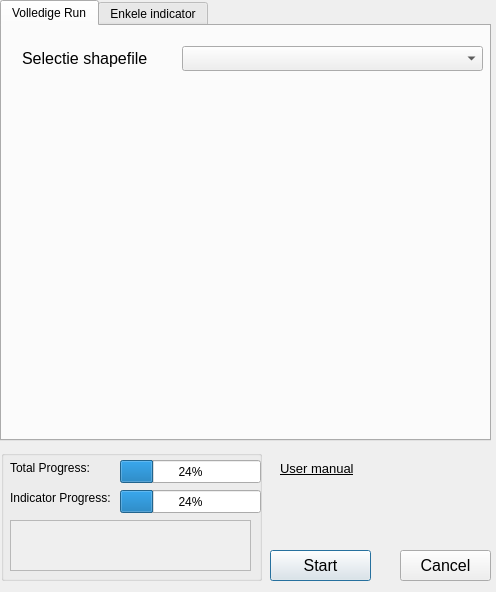
<?xml version="1.0" encoding="UTF-8"?>
<ui version="4.0">
 <class>miROKDialogBase</class>
 <widget class="QDialog" name="miROKDialogBase">
  <property name="geometry">
   <rect>
    <x>0</x>
    <y>0</y>
    <width>496</width>
    <height>592</height>
   </rect>
  </property>
  <property name="windowTitle">
   <string>miROK</string>
  </property>
  <widget class="QProgressBar" name="totalProgressBar">
   <property name="geometry">
    <rect>
     <x>120</x>
     <y>460</y>
     <width>141</width>
     <height>23</height>
    </rect>
   </property>
   <property name="value">
    <number>24</number>
   </property>
  </widget>
  <widget class="QPushButton" name="startButton">
   <property name="geometry">
    <rect>
     <x>270</x>
     <y>550</y>
     <width>101</width>
     <height>31</height>
    </rect>
   </property>
   <property name="font">
    <font>
     <pointsize>12</pointsize>
    </font>
   </property>
   <property name="cursor">
    <cursorShape>PointingHandCursor</cursorShape>
   </property>
   <property name="text">
    <string>Start</string>
   </property>
  </widget>
  <widget class="QPushButton" name="cancelButton">
   <property name="geometry">
    <rect>
     <x>400</x>
     <y>550</y>
     <width>91</width>
     <height>31</height>
    </rect>
   </property>
   <property name="font">
    <font>
     <pointsize>12</pointsize>
    </font>
   </property>
   <property name="cursor">
    <cursorShape>PointingHandCursor</cursorShape>
   </property>
   <property name="text">
    <string>Cancel</string>
   </property>
  </widget>
  <widget class="QProgressBar" name="progressBar">
   <property name="geometry">
    <rect>
     <x>120</x>
     <y>490</y>
     <width>141</width>
     <height>23</height>
    </rect>
   </property>
   <property name="value">
    <number>24</number>
   </property>
  </widget>
  <widget class="QLabel" name="label_2">
   <property name="geometry">
    <rect>
     <x>10</x>
     <y>460</y>
     <width>81</width>
     <height>16</height>
    </rect>
   </property>
   <property name="text">
    <string>Total Progress:</string>
   </property>
  </widget>
  <widget class="QLabel" name="label_3">
   <property name="geometry">
    <rect>
     <x>10</x>
     <y>490</y>
     <width>101</width>
     <height>16</height>
    </rect>
   </property>
   <property name="text">
    <string>Indicator Progress:</string>
   </property>
  </widget>
  <widget class="QTextEdit" name="logWindow">
   <property name="enabled">
    <bool>false</bool>
   </property>
   <property name="geometry">
    <rect>
     <x>10</x>
     <y>520</y>
     <width>241</width>
     <height>51</height>
    </rect>
   </property>
  </widget>
  <widget class="QGroupBox" name="groupBox">
   <property name="geometry">
    <rect>
     <x>1</x>
     <y>450</y>
     <width>261</width>
     <height>131</height>
    </rect>
   </property>
   <property name="title">
    <string/>
   </property>
  </widget>
  <widget class="QTabWidget" name="tabWidget">
   <property name="geometry">
    <rect>
     <x>0</x>
     <y>0</y>
     <width>491</width>
     <height>441</height>
    </rect>
   </property>
   <property name="currentIndex">
    <number>0</number>
   </property>
   <widget class="QWidget" name="tabAll">
    <attribute name="title">
     <string>Volledige Run</string>
    </attribute>
    <widget class="QComboBox" name="shapeSelect">
     <property name="geometry">
      <rect>
       <x>180</x>
       <y>20</y>
       <width>301</width>
       <height>25</height>
      </rect>
     </property>
     <property name="font">
      <font>
       <pointsize>12</pointsize>
      </font>
     </property>
    </widget>
    <widget class="QLabel" name="label">
     <property name="geometry">
      <rect>
       <x>20</x>
       <y>20</y>
       <width>131</width>
       <height>25</height>
      </rect>
     </property>
     <property name="font">
      <font>
       <pointsize>12</pointsize>
      </font>
     </property>
     <property name="text">
      <string>Selectie shapefile</string>
     </property>
    </widget>
   </widget>
   <widget class="QWidget" name="tabEnkel">
    <attribute name="title">
     <string>Enkele indicator</string>
    </attribute>
    <widget class="QComboBox" name="indicatorShapeSelect">
     <property name="geometry">
      <rect>
       <x>180</x>
       <y>380</y>
       <width>301</width>
       <height>25</height>
      </rect>
     </property>
     <property name="font">
      <font>
       <pointsize>12</pointsize>
      </font>
     </property>
    </widget>
    <widget class="QLabel" name="label_4">
     <property name="geometry">
      <rect>
       <x>20</x>
       <y>380</y>
       <width>131</width>
       <height>21</height>
      </rect>
     </property>
     <property name="font">
      <font>
       <pointsize>12</pointsize>
      </font>
     </property>
     <property name="text">
      <string>Selectie shapefile</string>
     </property>
    </widget>
    <widget class="QLabel" name="label_5">
     <property name="geometry">
      <rect>
       <x>20</x>
       <y>20</y>
       <width>131</width>
       <height>25</height>
      </rect>
     </property>
     <property name="font">
      <font>
       <pointsize>12</pointsize>
      </font>
     </property>
     <property name="text">
      <string>Indicator</string>
     </property>
    </widget>
    <widget class="QComboBox" name="inputFileSelect">
     <property name="geometry">
      <rect>
       <x>180</x>
       <y>80</y>
       <width>301</width>
       <height>25</height>
      </rect>
     </property>
     <property name="font">
      <font>
       <pointsize>12</pointsize>
      </font>
     </property>
    </widget>
    <widget class="QLabel" name="inputFileLabel">
     <property name="geometry">
      <rect>
       <x>20</x>
       <y>80</y>
       <width>131</width>
       <height>25</height>
      </rect>
     </property>
     <property name="font">
      <font>
       <pointsize>12</pointsize>
      </font>
     </property>
     <property name="text">
      <string>Input File</string>
     </property>
    </widget>
    <widget class="QGroupBox" name="groupBox_2">
     <property name="geometry">
      <rect>
       <x>10</x>
       <y>110</y>
       <width>631</width>
       <height>261</height>
      </rect>
     </property>
     <property name="title">
      <string>Extra parameters</string>
     </property>
     <widget class="QLabel" name="wegenLabel">
      <property name="geometry">
       <rect>
        <x>10</x>
        <y>20</y>
        <width>131</width>
        <height>25</height>
       </rect>
      </property>
      <property name="font">
       <font>
        <pointsize>12</pointsize>
       </font>
      </property>
      <property name="text">
       <string>Wegen Input</string>
      </property>
     </widget>
     <widget class="QComboBox" name="wegenSelect">
      <property name="enabled">
       <bool>true</bool>
      </property>
      <property name="geometry">
       <rect>
        <x>170</x>
        <y>20</y>
        <width>301</width>
        <height>25</height>
       </rect>
      </property>
      <property name="font">
       <font>
        <pointsize>12</pointsize>
       </font>
      </property>
      <property name="editable">
       <bool>false</bool>
      </property>
     </widget>
     <widget class="QLabel" name="spoorLabel">
      <property name="geometry">
       <rect>
        <x>10</x>
        <y>50</y>
        <width>151</width>
        <height>25</height>
       </rect>
      </property>
      <property name="font">
       <font>
        <pointsize>12</pointsize>
       </font>
      </property>
      <property name="text">
       <string>Spoorwegen Input</string>
      </property>
     </widget>
     <widget class="QComboBox" name="spoorSelect">
      <property name="enabled">
       <bool>true</bool>
      </property>
      <property name="geometry">
       <rect>
        <x>170</x>
        <y>50</y>
        <width>301</width>
        <height>25</height>
       </rect>
      </property>
      <property name="font">
       <font>
        <pointsize>12</pointsize>
       </font>
      </property>
      <property name="editable">
       <bool>false</bool>
      </property>
     </widget>
     <widget class="QLabel" name="bevWaterLabel">
      <property name="geometry">
       <rect>
        <x>10</x>
        <y>80</y>
        <width>161</width>
        <height>25</height>
       </rect>
      </property>
      <property name="font">
       <font>
        <pointsize>12</pointsize>
       </font>
      </property>
      <property name="text">
       <string>Bev. Waterlopen Input</string>
      </property>
     </widget>
     <widget class="QComboBox" name="bevWaterSelect">
      <property name="enabled">
       <bool>true</bool>
      </property>
      <property name="geometry">
       <rect>
        <x>170</x>
        <y>80</y>
        <width>301</width>
        <height>25</height>
       </rect>
      </property>
      <property name="font">
       <font>
        <pointsize>12</pointsize>
       </font>
      </property>
      <property name="editable">
       <bool>false</bool>
      </property>
     </widget>
     <widget class="QComboBox" name="parkSelect">
      <property name="enabled">
       <bool>true</bool>
      </property>
      <property name="geometry">
       <rect>
        <x>170</x>
        <y>110</y>
        <width>301</width>
        <height>25</height>
       </rect>
      </property>
      <property name="font">
       <font>
        <pointsize>12</pointsize>
       </font>
      </property>
      <property name="editable">
       <bool>false</bool>
      </property>
     </widget>
     <widget class="QLabel" name="parkLabel">
      <property name="geometry">
       <rect>
        <x>10</x>
        <y>110</y>
        <width>131</width>
        <height>25</height>
       </rect>
      </property>
      <property name="font">
       <font>
        <pointsize>12</pointsize>
       </font>
      </property>
      <property name="text">
       <string>Parken Input</string>
      </property>
     </widget>
     <widget class="QComboBox" name="beheerSelect">
      <property name="enabled">
       <bool>true</bool>
      </property>
      <property name="geometry">
       <rect>
        <x>170</x>
        <y>140</y>
        <width>301</width>
        <height>25</height>
       </rect>
      </property>
      <property name="font">
       <font>
        <pointsize>12</pointsize>
       </font>
      </property>
      <property name="editable">
       <bool>false</bool>
      </property>
     </widget>
     <widget class="QLabel" name="beheerLabel">
      <property name="geometry">
       <rect>
        <x>10</x>
        <y>140</y>
        <width>151</width>
        <height>25</height>
       </rect>
      </property>
      <property name="font">
       <font>
        <pointsize>12</pointsize>
       </font>
      </property>
      <property name="text">
       <string>Natuurbeheer Input</string>
      </property>
     </widget>
     <widget class="QComboBox" name="waterlopenSelect">
      <property name="enabled">
       <bool>true</bool>
      </property>
      <property name="geometry">
       <rect>
        <x>170</x>
        <y>170</y>
        <width>301</width>
        <height>25</height>
       </rect>
      </property>
      <property name="font">
       <font>
        <pointsize>12</pointsize>
       </font>
      </property>
      <property name="editable">
       <bool>false</bool>
      </property>
     </widget>
     <widget class="QLabel" name="waterlopenLabel">
      <property name="geometry">
       <rect>
        <x>10</x>
        <y>170</y>
        <width>131</width>
        <height>25</height>
       </rect>
      </property>
      <property name="font">
       <font>
        <pointsize>12</pointsize>
       </font>
      </property>
      <property name="text">
       <string>Waterlopen Input</string>
      </property>
     </widget>
     <widget class="QComboBox" name="inwonersSelect">
      <property name="enabled">
       <bool>true</bool>
      </property>
      <property name="geometry">
       <rect>
        <x>170</x>
        <y>200</y>
        <width>301</width>
        <height>25</height>
       </rect>
      </property>
      <property name="font">
       <font>
        <pointsize>12</pointsize>
       </font>
      </property>
      <property name="editable">
       <bool>false</bool>
      </property>
     </widget>
     <widget class="QLabel" name="inwonersLabel">
      <property name="geometry">
       <rect>
        <x>10</x>
        <y>200</y>
        <width>131</width>
        <height>25</height>
       </rect>
      </property>
      <property name="font">
       <font>
        <pointsize>12</pointsize>
       </font>
      </property>
      <property name="text">
       <string>Inwoners Input</string>
      </property>
     </widget>
     <widget class="QCheckBox" name="saveDefaultCheckBox">
      <property name="geometry">
       <rect>
        <x>150</x>
        <y>230</y>
        <width>211</width>
        <height>21</height>
       </rect>
      </property>
      <property name="font">
       <font>
        <pointsize>10</pointsize>
       </font>
      </property>
      <property name="text">
       <string>Save input selections as default</string>
      </property>
     </widget>
    </widget>
    <widget class="QComboBox" name="indicatorSelect">
     <property name="geometry">
      <rect>
       <x>180</x>
       <y>20</y>
       <width>301</width>
       <height>25</height>
      </rect>
     </property>
     <property name="font">
      <font>
       <pointsize>12</pointsize>
      </font>
     </property>
     <property name="editable">
      <bool>false</bool>
     </property>
     <property name="currentText" stdset="0">
      <string>1 Bebouwingstypologieen</string>
     </property>
     <property name="currentIndex">
      <number>0</number>
     </property>
     <item>
      <property name="text">
       <string notr="true">1 Bebouwingstypologieen</string>
      </property>
     </item>
     <item>
      <property name="text">
       <string notr="true">2 Ruimtebeslag</string>
      </property>
     </item>
     <item>
      <property name="text">
       <string notr="true">3 Nabijheid van basisvoorzieningen</string>
      </property>
     </item>
     <item>
      <property name="text">
       <string notr="true">4 Open Ruimte</string>
      </property>
     </item>
     <item>
      <property name="text">
       <string notr="true">5 Groenblauwe netwerken</string>
      </property>
     </item>
     <item>
      <property name="text">
       <string notr="true">6 Luchtverontreiniging</string>
      </property>
     </item>
     <item>
      <property name="text">
       <string notr="true">7 Hittekaart Vlaanderen</string>
      </property>
     </item>
     <item>
      <property name="text">
       <string notr="true">8 Percentage gesaneerde gronden</string>
      </property>
     </item>
     <item>
      <property name="text">
       <string notr="true">9 Groentypologieen</string>
      </property>
     </item>
     <item>
      <property name="text">
       <string notr="true">10 Overstromingshinderrisico</string>
      </property>
     </item>
     <item>
      <property name="text">
       <string notr="true">11 Geluid</string>
      </property>
     </item>
     <item>
      <property name="text">
       <string notr="true">12 Knooppuntwaarde </string>
      </property>
     </item>
     <item>
      <property name="text">
       <string notr="true">A Gebiedstype-indicator bevolking</string>
      </property>
     </item>
     <item>
      <property name="text">
       <string notr="true">B Gebiedstype-indicator bebouwing</string>
      </property>
     </item>
     <item>
      <property name="text">
       <string notr="true">C Gebiedstype-indicator voorzieningen</string>
      </property>
     </item>
    </widget>
    <widget class="QLabel" name="subLabel">
     <property name="geometry">
      <rect>
       <x>200</x>
       <y>50</y>
       <width>131</width>
       <height>25</height>
      </rect>
     </property>
     <property name="font">
      <font>
       <pointsize>12</pointsize>
      </font>
     </property>
     <property name="text">
      <string>Subindicator</string>
     </property>
    </widget>
    <widget class="QComboBox" name="subSelect">
     <property name="geometry">
      <rect>
       <x>320</x>
       <y>50</y>
       <width>161</width>
       <height>25</height>
      </rect>
     </property>
     <property name="font">
      <font>
       <pointsize>12</pointsize>
      </font>
     </property>
    </widget>
   </widget>
  </widget>
  <widget class="QLabel" name="userManualLabel">
   <property name="geometry">
    <rect>
     <x>280</x>
     <y>460</y>
     <width>81</width>
     <height>16</height>
    </rect>
   </property>
   <property name="font">
    <font>
     <pointsize>10</pointsize>
     <underline>true</underline>
    </font>
   </property>
   <property name="text">
    <string>User manual</string>
   </property>
  </widget>
  <widget class="QLabel" name="label_6">
   <property name="geometry">
    <rect>
     <x>340</x>
     <y>480</y>
     <width>151</width>
     <height>61</height>
    </rect>
   </property>
   <property name="text">
    <string/>
   </property>
   <property name="pixmap">
    <pixmap resource="resources.qrc">:/plugins/miROK/logoVmm.png</pixmap>
   </property>
   <property name="scaledContents">
    <bool>true</bool>
   </property>
  </widget>
  <zorder>groupBox</zorder>
  <zorder>totalProgressBar</zorder>
  <zorder>startButton</zorder>
  <zorder>cancelButton</zorder>
  <zorder>progressBar</zorder>
  <zorder>label_2</zorder>
  <zorder>label_3</zorder>
  <zorder>logWindow</zorder>
  <zorder>tabWidget</zorder>
  <zorder>userManualLabel</zorder>
  <zorder>label_6</zorder>
 </widget>
 <resources/>
 <connections/>
</ui>
